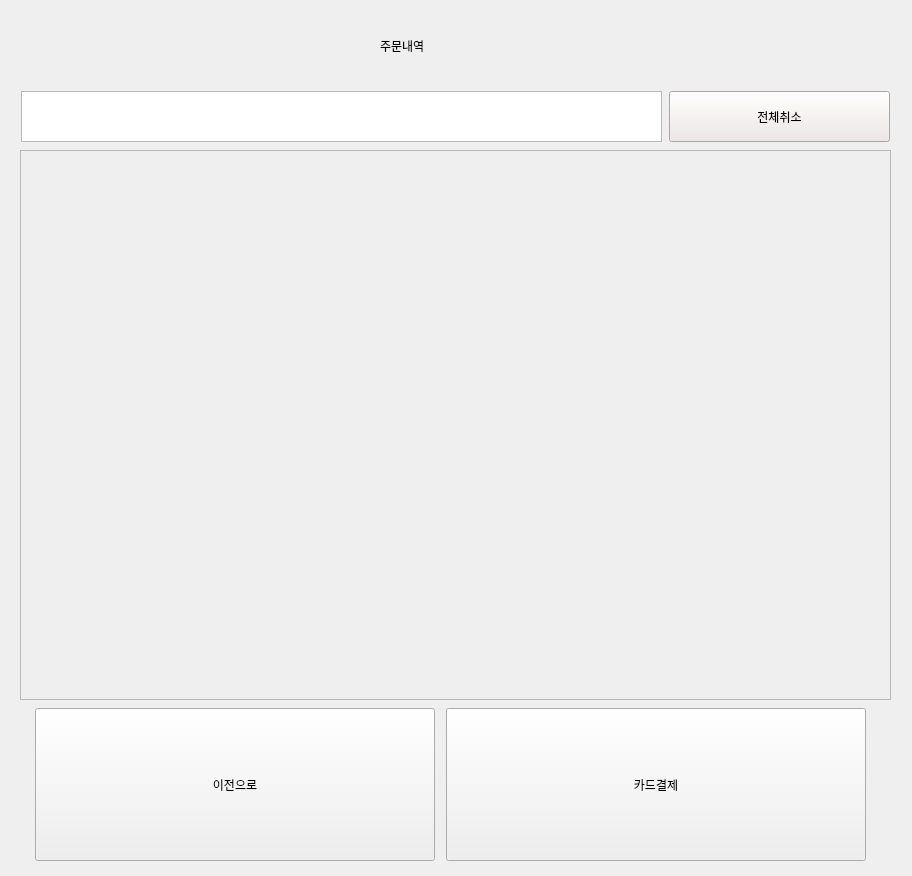
<?xml version="1.0" encoding="UTF-8"?>
<ui version="4.0">
 <class>Form</class>
 <widget class="QWidget" name="Form">
  <property name="geometry">
   <rect>
    <x>0</x>
    <y>0</y>
    <width>912</width>
    <height>876</height>
   </rect>
  </property>
  <property name="minimumSize">
   <size>
    <width>912</width>
    <height>876</height>
   </size>
  </property>
  <property name="maximumSize">
   <size>
    <width>912</width>
    <height>876</height>
   </size>
  </property>
  <property name="windowTitle">
   <string>Form</string>
  </property>
  <widget class="QLabel" name="rec_label">
   <property name="geometry">
    <rect>
     <x>380</x>
     <y>20</y>
     <width>171</width>
     <height>51</height>
    </rect>
   </property>
   <property name="styleSheet">
    <string notr="true">font: 26pt &quot;Agency FB&quot;;
font: 81 28pt &quot;나눔스퀘어&quot;;</string>
   </property>
   <property name="text">
    <string>주문내역</string>
   </property>
  </widget>
  <widget class="QScrollArea" name="scroll_basket">
   <property name="geometry">
    <rect>
     <x>20</x>
     <y>150</y>
     <width>871</width>
     <height>550</height>
    </rect>
   </property>
   <property name="minimumSize">
    <size>
     <width>871</width>
     <height>550</height>
    </size>
   </property>
   <property name="maximumSize">
    <size>
     <width>871</width>
     <height>550</height>
    </size>
   </property>
   <property name="styleSheet">
    <string notr="true"/>
   </property>
   <property name="verticalScrollBarPolicy">
    <enum>Qt::ScrollBarAlwaysOff</enum>
   </property>
   <property name="horizontalScrollBarPolicy">
    <enum>Qt::ScrollBarAlwaysOff</enum>
   </property>
   <property name="alignment">
    <set>Qt::AlignJustify|Qt::AlignTop</set>
   </property>
   <widget class="QWidget" name="scrollAreaWidgetContents_4">
    <property name="geometry">
     <rect>
      <x>0</x>
      <y>0</y>
      <width>872</width>
      <height>548</height>
     </rect>
    </property>
    <layout class="QVBoxLayout" name="verticalLayout">
     <item>
      <layout class="QVBoxLayout" name="Layout_basket">
       <property name="spacing">
        <number>0</number>
       </property>
       <property name="sizeConstraint">
        <enum>QLayout::SetDefaultConstraint</enum>
       </property>
      </layout>
     </item>
     <item>
      <widget class="QWidget" name="widget" native="true">
       <property name="minimumSize">
        <size>
         <width>850</width>
         <height>100</height>
        </size>
       </property>
       <property name="maximumSize">
        <size>
         <width>850</width>
         <height>100</height>
        </size>
       </property>
      </widget>
     </item>
    </layout>
   </widget>
  </widget>
  <widget class="QWidget" name="layoutWidget">
   <property name="geometry">
    <rect>
     <x>30</x>
     <y>704</y>
     <width>841</width>
     <height>161</height>
    </rect>
   </property>
   <layout class="QHBoxLayout" name="horizontalLayout">
    <item>
     <widget class="QPushButton" name="old_list_b4">
      <property name="minimumSize">
       <size>
        <width>400</width>
        <height>153</height>
       </size>
      </property>
      <property name="maximumSize">
       <size>
        <width>400</width>
        <height>153</height>
       </size>
      </property>
      <property name="styleSheet">
       <string notr="true">font: 75 24pt &quot;나눔스퀘어 Bold&quot;;</string>
      </property>
      <property name="text">
       <string>이전으로</string>
      </property>
     </widget>
    </item>
    <item>
     <widget class="QPushButton" name="old_list_ok">
      <property name="minimumSize">
       <size>
        <width>420</width>
        <height>153</height>
       </size>
      </property>
      <property name="maximumSize">
       <size>
        <width>420</width>
        <height>153</height>
       </size>
      </property>
      <property name="styleSheet">
       <string notr="true">font: 75 24pt &quot;나눔스퀘어 Bold&quot;;</string>
      </property>
      <property name="text">
       <string>카드결제</string>
      </property>
     </widget>
    </item>
   </layout>
  </widget>
  <widget class="QWidget" name="layoutWidget">
   <property name="geometry">
    <rect>
     <x>20</x>
     <y>90</y>
     <width>871</width>
     <height>53</height>
    </rect>
   </property>
   <layout class="QHBoxLayout" name="horizontalLayout_2">
    <item>
     <widget class="QTextEdit" name="all_price">
      <property name="minimumSize">
       <size>
        <width>641</width>
        <height>51</height>
       </size>
      </property>
      <property name="maximumSize">
       <size>
        <width>641</width>
        <height>51</height>
       </size>
      </property>
      <property name="styleSheet">
       <string notr="true">font: 75 15pt &quot;나눔스퀘어 Bold&quot;;</string>
      </property>
     </widget>
    </item>
    <item>
     <widget class="QPushButton" name="all_cancel">
      <property name="minimumSize">
       <size>
        <width>221</width>
        <height>51</height>
       </size>
      </property>
      <property name="maximumSize">
       <size>
        <width>221</width>
        <height>51</height>
       </size>
      </property>
      <property name="styleSheet">
       <string notr="true">background-color: rgb(239, 230, 230);
font: 75 18pt &quot;나눔스퀘어 Bold&quot;;</string>
      </property>
      <property name="text">
       <string>전체취소</string>
      </property>
     </widget>
    </item>
   </layout>
  </widget>
 </widget>
 <resources/>
 <connections/>
</ui>
